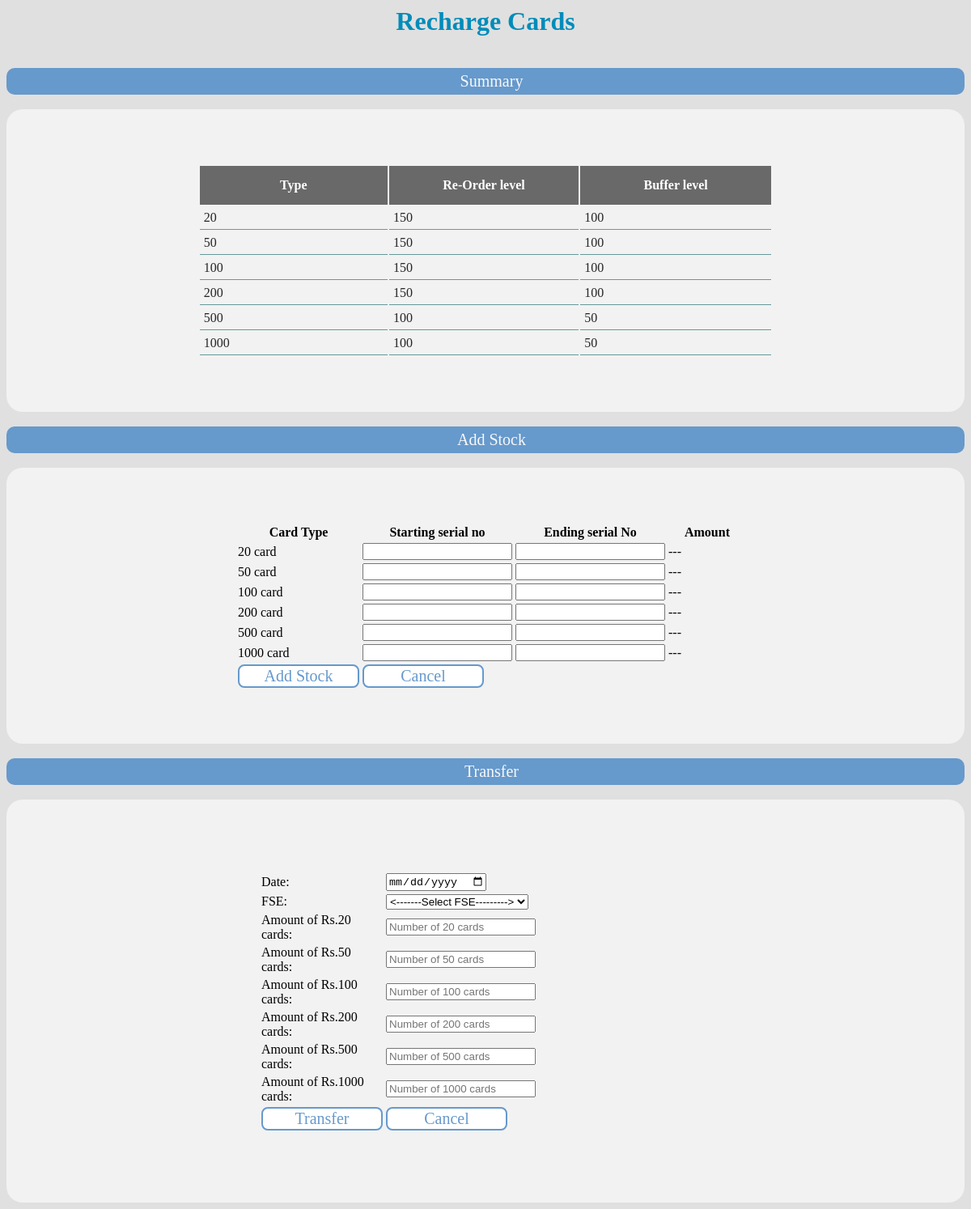
Screenshot of /StockKeeper/rechargecards.php with the database file from the repository.
### tables this page shows
CREATE TABLE `mainstock_summary` (
  `Type` varchar(100) NOT NULL,
  `RemainingAmount` int(11) NOT NULL,
  `ReorderLevel` int(11) NOT NULL,
  `BufferLevel` int(11) NOT NULL
);

### StockKeeper/rechargecards.php (the view, shortened to what this page needs)
<html lang="en">
  <head>
    <link rel="stylesheet" href="../css/main.css">
  </head>
  <body bgcolor="#e0e0e0">
<center>
		<h1 class="topic">Recharge Cards</h1>
<br>
<div class="h2div" >Summary</div>
<br>
<div class="div">
<br>
<table class="table1 normaltable" >
	<tr>
		<th class="tablerecharge">Type</th>
		<th class="tablerecharge">Re-Order level</th>
		<th class="tablerecharge">Buffer level</th>
	</tr>
    <?php
            $sql_query = "select * from  mainstock_summary";
            $result = mysql_query($sql_query);
            while ($data = mysql_fetch_array($result))
            {
                $card_Type = $data['Type'];
                $card_ReorderLevel = $data['ReorderLevel'];
                $card_BufferLevel = $data['BufferLevel'];
                echo '
                	<tr>
                		<td class="tablerecharge">'.$card_Type.'</td>
                		<td class="tablerecharge">'.$card_ReorderLevel.'</td>
                		<td class="tablerecharge">'.$card_BufferLevel.'</td>
                	</tr>';
            }
	?>
	</table>
<br>
</div>
<br>
<div class="h2div" >Add Stock </div>
<br>
<div class="div">
<br>
<form action="../sources/save_add_stock.php" method="post">
      <table border="0">
        <tr>
          <th><label class="">Card Type</label></th>
          <th><label class="">Starting serial no</label></th>
          <th><label class="">Ending serial No</label><th>
          <th><label class="">Amount</label><th>
        </tr>
        <tr>
          <td><label class="">20 card</label></td>
          <td><input type="number" class="" name="Start20"></td>
          <td><input type="number" class="" name="End20"></td>
          <td><label class="">---</label></td>
        </tr>
        <tr>
          <td><label class="">50 card</label></td>
          <td><input type="number" class="" name="Start50"></td>
          <td><input type="number" class="" name="End50"></td>
          <td><label class="">---</label></td>
        </tr>
        <tr>
          <td><label class="" >100 card</label></td>
          <td><input type="number" class="" name="Start100"></td>
          <td><input type="number" class="" name="End100"></td>
          <td><label class="">---</label></td>
        </tr>
        <tr>
          <td><label class="" >200 card </label></td>
          <td><input type="number" class="" name="Start200"></td>
          <td><input type="number" class="" name="End200"></td>
          <td><label class="">---</label></td>
        </tr>
        <tr>
          <td><label class="" >500 card</label></td>
          <td><input type="number" class="" name="Start500"></td>
          <td><input type="number" class="" name="End500"></td>
          <td><label class="">---</label></td>
        </tr>
        <tr>
          <td><label class="">1000 card</label></td>
          <td><input type="number" class="" name="Start1000"></td>
          <td><input type="number" class="" name="End1000"></td>
          <td><label class="">---</label></td>
        </tr>
        <tr>
          <td><input class="bttn" type="submit" name="submit" value="Add Stock"></td>
          <td><input class="bttn" type="reset" name="reset" value="Cancel"></td>
      </table>
    </form>
</div>
<br>
<div class="h2div" >Transfer </div>
<br>
<div class="div">
    <form action="../sources/save_transfered_stock.php" method="post">
        <table style="margin: auto; width: 600px;padding: 20px">
            <tr>
                <td style=" width: 150px">
                    Date:
                </td>
                <td><input type="date" name="date"></td>
            </tr>
            <tr>
                <td style=" width: 150px">
                    FSE:
                </td>
                <td>
                    <select name="fse_id">
                        <option value="Select FSE" selected ><-------Select FSE---------></option>
                    </select>
                </td>
            </tr>
            <tr>
                <td style=" width: 150px">
                    Amount of Rs.20 cards:
                </td>
                <td><input type="number" min="0" name="amount20" placeholder="Number of 20 cards"  title="only a number"></td>
            </tr>
             <tr>
                <td style=" width: 150px">
                    Amount of Rs.50 cards:
                </td>
                <td><input type="number" min="0" name="amount50" placeholder="Number of 50 cards"  title="only a number"></td>
            </tr>
             <tr>
                <td style=" width: 150px">
                    Amount of Rs.100 cards:
                </td>
                <td><input type="number" min="0" name="amount100" placeholder="Number of 100 cards"  title="only a number"></td>
            </tr>
             <tr>
                <td style=" width: 150px">
                    Amount of Rs.200 cards:
                </td>
                <td><input type="number" min="0" name="amount200" placeholder="Number of 200 cards"  title="only a number"></td>
            </tr>
             <tr>
                <td style=" width: 150px">
                    Amount of Rs.500 cards:
                </td>
                <td><input type="number" min="0" name="amount500" placeholder="Number of 500 cards"  title="only a number"></td>
            </tr>
             <tr>
                <td style=" width: 150px">
                    Amount of Rs.1000 cards:
                </td>
                <td><input type="number" min="0" name="amount1000" placeholder="Number of 1000 cards"  title="only a number"></td>
            </tr>
            <tr>
              <td ><input class="bttn" type="submit" value="Transfer" name="transfer"></td>
              <td > <input class="bttn" type="reset" name="button" id="button" value="Cancel" onclick="clear()">
            </tr>
    </form>
</div>
<br>
</center>
  </body>
</html>

### css/main.css (style rules this page uses)
.topic { color: #008CBA; }
.div { border-radius: 20px; background-color: #f2f2f2; padding-bottom: 50px; padding-top: 50px; }
.table1 { border-radius: 10px; width: 60% }
.bttn { border-radius: 8px; background-color:white ; color: #6699cc; font-family: Georgia; font-size: 20px; border: 2px solid ; width:150px; }
.h2div { background-color: #6699cc; color: #F8F8F8; font-family: Georgia; font-size: 20px; vertical-align: center; padding-left: 15px; padding-top: 5px; padding-bottom: 5px; border-radius: 10px; }
.tablerecharge { width: 10% }
.normaltable td { vertical-align: bottom; padding: 5px; text-align: 15px; height: 10px; border-bottom: 1px solid #669999; color: #262626 }
.normaltable th { background-color: #696969 ; color: white; height: 20px; vertical-align: bottom; padding: 15px; text-align: 15px }

### rows the page displays
mainstock_summary: Type "20", ReorderLevel "150", BufferLevel "100"
mainstock_summary: Type "50", ReorderLevel "150", BufferLevel "100"
mainstock_summary: Type "100", ReorderLevel "150", BufferLevel "100"
mainstock_summary: Type "200", ReorderLevel "150", BufferLevel "100"
mainstock_summary: Type "500", ReorderLevel "100", BufferLevel "50"
mainstock_summary: Type "1000", ReorderLevel "100", BufferLevel "50"
